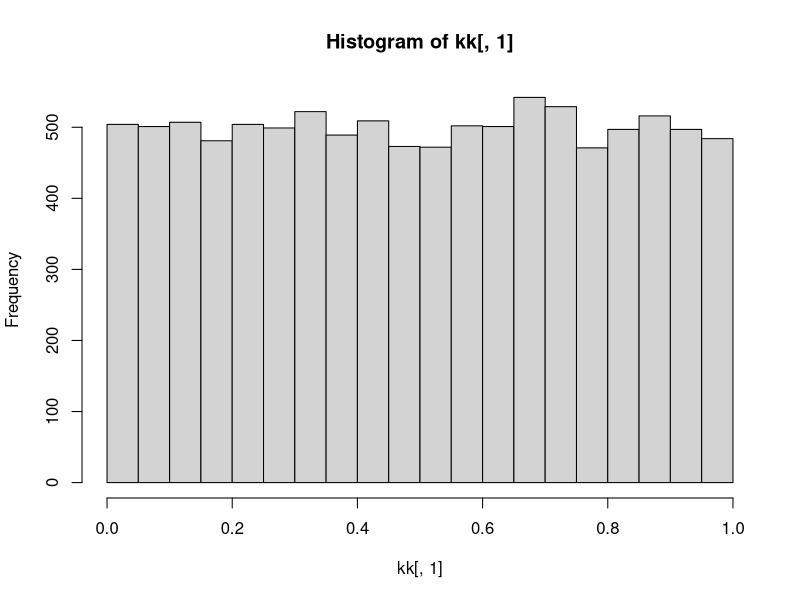

The R script that drew this image: (Note: this script raises an error after producing the figure.)

library(Matrix) 

## simulation 1
law <- function(alpha, N=1, omni.i=NA, omni.j=NA, omega=NULL){
  muu <- c(1,1,1,1,1,1,-0.001,-0.001,-0.001)
  a<-NULL
  b<-NULL
  out.a <- NULL
  out.b <-NULL
  out.c <- NULL
  out.d <- NULL
  out.e <- NULL
  out.f <- NULL
  out.g <- NULL
  out.h <-NULL
  out.i <- NULL
  MM <- NULL
  MMb <- NULL
  muuu<- NULL
  big<- NULL
  MI<-NULL
  MIS<-NULL
  
  S <- nrow(alpha)
  k<-length(muu)
  
  if(is.na(omni.i)) {
    out <- matrix(NA, nrow=N, ncol=2)
    
    colnames(out) <- c("DomEig", "Im")
    
    for(n in 1:N) out[n,] <- {
      muuuu<-function(muu){
        muuu<-muu
        muuu[1:6]<-1
        return(muuu)
      }
      mu<-muuuu(muu)
      
      runn<- function (alpha) {
        al <- kk[n,1] * alpha 
        diag(al[1:6,1:6]) <- -1
        diag(al[7:9,7:9]) <- -0.1
        return(as.matrix(al))
      }
      alp<-runn(alpha)
      
      
      linearequations<-function(alp,mu){
        a <- rbind(c(alp[1,1], alp[1,2], alp[1,3], alp[1,4], alp[1,5], alp[1,6], alp[1,7], alp[1,8], alp[1,9]), 
                   c(alp[2,1], alp[2,2], alp[2,3], alp[2,4], alp[2,5], alp[2,6], alp[2,7], alp[2,8], alp[2,9]),
                   c(alp[3,1], alp[3,2], alp[3,3], alp[3,4], alp[3,5], alp[3,6], alp[3,7], alp[3,8], alp[3,9]),
                   c(alp[4,1], alp[4,2], alp[4,3], alp[4,4], alp[4,5], alp[4,6], alp[4,7], alp[4,8], alp[4,9]),
                   c(alp[5,1], alp[5,2], alp[5,3], alp[5,4], alp[5,5], alp[5,6], alp[5,7], alp[5,8], alp[5,9]),
                   c(alp[6,1], alp[6,2], alp[6,3], alp[6,4], alp[6,5], alp[6,6], alp[6,7], alp[6,8], alp[6,9]),
                   c(alp[7,1], alp[7,2], alp[7,3], alp[7,4], alp[7,5], alp[7,6], alp[7,7], alp[7,8], alp[7,9]),
                   c(alp[8,1], alp[8,2], alp[8,3], alp[8,4], alp[8,5], alp[8,6], alp[8,7], alp[8,8], alp[8,9]),
                   c(alp[9,1], alp[9,2], alp[9,3], alp[9,4], alp[9,5], alp[9,6], alp[9,7], alp[9,8], alp[9,9]))
        b <- c(-mu[1], -mu[2], -mu[3], -mu[4], -mu[5], -mu[6], -mu[7], -mu[8], -mu[9])
        dd<-solve(a, b) 
        return(dd)}
      d<-linearequations(alp,mu)
      
      big<-d[which.min(d)]
      bi<-d[which.max(d)]
      
      jaco<- function (mu,alp,d) {
        
        out.a1 <- mu[1]+alp[1,1]*d[1]*2+alp[1,2]*d[2]+alp[1,3]*d[3]+alp[1,4]*d[4]+alp[1,5]*d[5]+alp[1,6]*d[6]+alp[1,7]*d[7]+alp[1,8]*d[8]+alp[1,9]*d[9]
        out.a2 <- alp[1,2]*d[1]
        out.a3 <- alp[1,3]*d[1]
        out.a4 <- alp[1,4]*d[1]
        out.a5 <- alp[1,5]*d[1]
        out.a6 <- alp[1,6]*d[1]
        out.a7 <- alp[1,7]*d[1]
        out.a8 <- alp[1,8]*d[1]
        out.a9 <- alp[1,9]*d[1]
        
        
        out.b1 <- alp[2,1]*d[2]
        out.b2 <- mu[2]+alp[2,1]*d[1]+alp[2,2]*d[2]*2+alp[2,3]*d[3]+alp[2,4]*d[4]+alp[2,5]*d[5]+alp[2,6]*d[6]+alp[2,7]*d[7]+alp[2,8]*d[8]+alp[2,9]*d[9]
        out.b3 <- alp[2,3]*d[2]
        out.b4 <- alp[2,4]*d[2]
        out.b5 <- alp[2,5]*d[2]
        out.b6 <- alp[2,6]*d[2]
        out.b7 <- alp[2,7]*d[2]
        out.b8 <- alp[2,8]*d[2]
        out.b9 <- alp[2,9]*d[2]
        
        
        out.c1 <- alp[3,1]*d[3]
        out.c2 <- alp[3,2]*d[3]
        out.c3 <- mu[3]+alp[3,1]*d[1]+alp[3,2]*d[2]+alp[3,3]*d[3]*2+alp[3,4]*d[4]+alp[3,5]*d[5]+alp[3,6]*d[6]+alp[3,7]*d[7]+alp[3,8]*d[8]+alp[3,9]*d[9]
        out.c4 <- alp[3,4]*d[3]
        out.c5 <- alp[3,5]*d[3]
        out.c6 <- alp[3,6]*d[3]
        out.c7 <- alp[3,7]*d[3]
        out.c8 <- alp[3,8]*d[3]
        out.c9 <- alp[3,9]*d[3]
        
        out.d1 <- alp[4,1]*d[4]
        out.d2 <- alp[4,2]*d[4]
        out.d3 <- alp[4,3]*d[4]
        out.d4 <- mu[4]+alp[4,1]*d[1]+alp[4,2]*d[2]+alp[4,3]*d[3]+alp[4,4]*d[4]*2+alp[4,5]*d[5]+alp[4,6]*d[6]+alp[4,7]*d[7]+alp[4,8]*d[8]+alp[4,9]*d[9]
        out.d5 <- alp[4,5]*d[4]
        out.d6 <- alp[4,6]*d[4]
        out.d7 <- alp[4,7]*d[4]
        out.d8 <- alp[4,8]*d[4]
        out.d9 <- alp[4,9]*d[4]
        
        
        out.e1 <- alp[5,1]*d[4]
        out.e2 <- alp[5,2]*d[5]
        out.e3 <- alp[5,3]*d[5]
        out.e4 <- alp[5,4]*d[5]
        out.e5 <- mu[5]+alp[5,1]*d[1]+alp[5,2]*d[2]+alp[5,3]*d[3]+alp[5,4]*d[4]+alp[5,5]*d[5]*2+alp[5,6]*d[6]+alp[5,7]*d[7]+alp[5,8]*d[8]+alp[5,9]*d[9]
        out.e6 <- alp[5,6]*d[5]
        out.e7 <- alp[5,7]*d[5]
        out.e8 <- alp[5,8]*d[5]
        out.e9 <- alp[5,9]*d[5]
        
        out.f1 <- alp[6,1]*d[4]
        out.f2 <- alp[6,2]*d[6]
        out.f3 <- alp[6,3]*d[6]
        out.f4 <- alp[6,4]*d[6]
        out.f5 <- alp[6,5]*d[6]
        out.f6 <- mu[6]+alp[6,1]*d[1]+alp[6,2]*d[2]+alp[6,3]*d[3]+alp[6,4]*d[4]+alp[6,5]*d[5]+alp[6,6]*d[6]*2+alp[6,7]*d[7]+alp[6,8]*d[8]+alp[6,9]*d[9]
        out.f7 <- alp[6,7]*d[6]
        out.f8 <- alp[6,8]*d[6]
        out.f9 <- alp[6,9]*d[6]
        
        
        out.g1 <- alp[7,1]*d[7]
        out.g2 <- alp[7,2]*d[7]
        out.g3 <- alp[7,3]*d[7]
        out.g4 <- alp[7,4]*d[7]
        out.g5 <- alp[7,5]*d[7]
        out.g6 <- alp[7,6]*d[7]
        out.g7 <- mu[7]+alp[7,1]*d[1]+alp[7,2]*d[2]+alp[7,3]*d[3]+alp[7,4]*d[4]+alp[7,5]*d[5]+alp[7,6]*d[6]+alp[7,7]*d[7]*2+alp[7,8]*d[8]+alp[7,9]*d[9]
        out.g8 <- alp[7,8]*d[7]
        out.g9 <- alp[7,9]*d[7]
        
        
        out.h1 <- alp[8,1]*d[8]
        out.h2 <- alp[8,2]*d[8]
        out.h3 <- alp[8,3]*d[8]
        out.h4 <- alp[8,4]*d[8]
        out.h5 <- alp[8,5]*d[8]
        out.h6 <- alp[8,6]*d[8]
        out.h7 <- alp[8,7]*d[8]
        out.h8 <- mu[8]+alp[8,1]*d[1]+alp[8,2]*d[2]+alp[8,3]*d[3]+alp[8,4]*d[4]+alp[8,5]*d[5]+alp[8,6]*d[6]+alp[8,7]*d[7]+alp[8,8]*d[8]*2+alp[8,9]*d[9]
        out.h9 <- alp[8,9]*d[8]
        
        
        
        out.i1 <- alp[9,1]*d[9]
        out.i2 <- alp[9,2]*d[9]
        out.i3 <- alp[9,3]*d[9]
        out.i4 <- alp[9,4]*d[9]
        out.i5 <- alp[9,5]*d[9]
        out.i6 <- alp[9,6]*d[9]
        out.i7 <- alp[9,7]*d[9]
        out.i8 <- alp[9,8]*d[9]
        out.i9 <- mu[9]+alp[9,1]*d[1]+alp[9,2]*d[2]+alp[9,3]*d[3]+alp[9,4]*d[4]+alp[9,5]*d[5]+alp[9,6]*d[6]+alp[9,7]*d[7]+alp[9,8]*d[8]+alp[9,9]*d[9]*2
        
        MM<-rbind(c(out.a1,out.a2, out.a3, out.a4, out.a5, out.a6, out.a7, out.a8, out.a9),
                  c(out.b1,out.b2, out.b3, out.b4, out.b5, out.b6, out.b7, out.b8, out.b9),
                  c(out.c1,out.c2, out.c3, out.c4, out.c5, out.c6, out.c7, out.c8, out.c9),
                  c(out.d1,out.d2, out.d3, out.d4, out.d5, out.d6, out.d7, out.d8, out.d9),
                  c(out.e1,out.e2, out.e3, out.e4, out.e5, out.e6, out.e7, out.e8, out.e9),
                  c(out.f1,out.f2, out.f3, out.f4, out.f5, out.f6, out.f7, out.f8, out.f9),
                  c(out.g1,out.g2, out.g3, out.g4, out.g5, out.g6, out.g7, out.g8, out.g9),
                  c(out.h1,out.h2, out.h3, out.h4, out.h5, out.h6, out.h7, out.h8, out.h9),
                  c(out.i1,out.i2, out.i3, out.i4, out.i5, out.i6, out.i7, out.i8, out.i9))
        return(as.matrix(MM))
      }
      
      MMb<-jaco(mu,alp,d)
      eigs <- eigen(MMb)[["values"]]
      mx <- which.max(Re(eigs))
      deM <- Re(eigs)[mx]
      deM<-ifelse(big<0 |bi ==Inf, NA,  deM)    
      deMi <- Im(eigs)[mx]
      c(deM, deMi)
    } } else { print("exist omnivores")}
  return(as.data.frame(out))
}

kk<-read.csv("kk.csv")  
hist(kk[,1]) # check uniform distribution

zeromatirx <- matrix(0, nrow=9, ncol=9)
matrixfrom<-function (zeromatirx) {
  zeromatirx[1:6,1:6] <- -0.5
  zeromatirx[1,7] <- -0.1
  zeromatirx[2,7] <- (-0.5+0.1)
  zeromatirx[2,8] <- (-0.5+0.1)
  zeromatirx[3,8] <- -0.1
  zeromatirx[2,9] <- (-0.5+0.1)
  zeromatirx[4,9] <- (-0.1/3)
  zeromatirx[5,9] <- (-0.1/3)
  zeromatirx[6,9] <- (-0.1/3)
  zeromatirx[7,1:6] <- zeromatirx[1:6,7]*-0.2
  zeromatirx[8,1:7] <- zeromatirx[1:7,8]*-0.2
  zeromatirx[9,1:8] <- zeromatirx[1:8,9]*-0.2
  diag(zeromatirx[1:6,1:6])<- -1
  diag(zeromatirx[7:9,7:9]) <- -0.1
  return(as.matrix(zeromatirx))
}
alpha<-matrixfrom(zeromatirx)

out.E <- law(alpha, N = 10000)
summary(out.E)
RT.E <- -1/(out.E[["DomEig"]]) 
summary(RT.E)

## simulation2 
law <- function(alpha, N=1, omni.i=NA, omni.j=NA, omega=NULL){
  
  a<-NULL
  b<-NULL
  out.a <- NULL
  out.b <-NULL
  out.c <- NULL
  out.d <- NULL
  out.e <- NULL
  out.f <- NULL
  out.g <- NULL
  out.h <-NULL
  out.i <- NULL
  MM <- NULL
  MMb <- NULL
  muuu<- NULL
  
  S <- nrow(alpha)
  k<-length(muu)
  if(is.na(omni.i)) {
    out <- matrix(NA, nrow=N, ncol=2)
    colnames(out) <- c("DomEig", "Im")
    
    
     for(n in 1:N) out[n,] <- {
    
    muuuu<-function(muu){
      muuu<-muu
      muuu[1:6]<-1
      return(muuu)
    }
    mu<-muuuu(muu)
    
    runn<- function (alpha) {
      al <- kk[n,1] * alpha  
      diag(al[1:6,1:6]) <- -1
      diag(al[7:10,7:10]) <- -0.1
      
      return(as.matrix(al))
    }
    alp<-runn(alpha)
    
    linearequations<-function(alp,mu){
      a <- rbind(c(alp[1,1], alp[1,2], alp[1,3], alp[1,4], alp[1,5], alp[1,6], alp[1,7], alp[1,8], alp[1,9], alp[1,10]), 
                 c(alp[2,1], alp[2,2], alp[2,3], alp[2,4], alp[2,5], alp[2,6], alp[2,7], alp[2,8], alp[2,9], alp[2,10]),
                 c(alp[3,1], alp[3,2], alp[3,3], alp[3,4], alp[3,5], alp[3,6], alp[3,7], alp[3,8], alp[3,9], alp[3,10]),
                 c(alp[4,1], alp[4,2], alp[4,3], alp[4,4], alp[4,5], alp[4,6], alp[4,7], alp[4,8], alp[4,9], alp[4,10]),
                 c(alp[5,1], alp[5,2], alp[5,3], alp[5,4], alp[5,5], alp[5,6], alp[5,7], alp[5,8], alp[5,9], alp[5,10]),
                 c(alp[6,1], alp[6,2], alp[6,3], alp[6,4], alp[6,5], alp[6,6], alp[6,7], alp[6,8], alp[6,9], alp[6,10]),
                 c(alp[7,1], alp[7,2], alp[7,3], alp[7,4], alp[7,5], alp[7,6], alp[7,7], alp[7,8], alp[7,9], alp[7,10]),
                 c(alp[8,1], alp[8,2], alp[8,3], alp[8,4], alp[8,5], alp[8,6], alp[8,7], alp[8,8], alp[8,9], alp[8,10]),
                 c(alp[9,1], alp[9,2], alp[9,3], alp[9,4], alp[9,5], alp[9,6], alp[9,7], alp[9,8], alp[9,9], alp[9,10]),
                 c(alp[10,1], alp[10,2], alp[10,3], alp[10,4], alp[10,5], alp[10,6], alp[10,7], alp[10,8], alp[10,9], alp[10,10]))
      b <- c(-mu[1], -mu[2], -mu[3], -mu[4], -mu[5], -mu[6], -mu[7], -mu[8], -mu[9], -mu[10])
      dd<-solve(a, b) 
      return(dd)}
    d<-linearequations(alp,mu)
  
    big<-d[which.min(d)]
    bi<-d[which.max(d)]
    
    
    jaco<- function (mu,alp,d) {
      
      out.a1 <- mu[1]+alp[1,1]*d[1]*2+alp[1,2]*d[2]+alp[1,3]*d[3]+alp[1,4]*d[4]+alp[1,5]*d[5]+alp[1,6]*d[6]+alp[1,7]*d[7]+alp[1,8]*d[8]+alp[1,9]*d[9]+alp[1,10]*d[10]
      out.a2 <- alp[1,2]*d[1]
      out.a3 <- alp[1,3]*d[1]
      out.a4 <- alp[1,4]*d[1]
      out.a5 <- alp[1,5]*d[1]
      out.a6 <- alp[1,6]*d[1]
      out.a7 <- alp[1,7]*d[1]
      out.a8 <- alp[1,8]*d[1]
      out.a9 <- alp[1,9]*d[1]
      out.a10 <- alp[1,10]*d[1]
      
      
      out.b1 <- alp[2,1]*d[2]
      out.b2 <- mu[2]+alp[2,1]*d[1]+alp[2,2]*d[2]*2+alp[2,3]*d[3]+alp[2,4]*d[4]+alp[2,5]*d[5]+alp[2,6]*d[6]+alp[2,7]*d[7]+alp[2,8]*d[8]+alp[2,9]*d[9]+alp[2,10]*d[10]
      out.b3 <- alp[2,3]*d[2]
      out.b4 <- alp[2,4]*d[2]
      out.b5 <- alp[2,5]*d[2]
      out.b6 <- alp[2,6]*d[2]
      out.b7 <- alp[2,7]*d[2]
      out.b8 <- alp[2,8]*d[2]
      out.b9 <- alp[2,9]*d[2]
      out.b10 <- alp[2,10]*d[2]
      
      
      out.c1 <- alp[3,1]*d[3]
      out.c2 <- alp[3,2]*d[3]
      out.c3 <- mu[3]+alp[3,1]*d[1]+alp[3,2]*d[2]+alp[3,3]*d[3]*2+alp[3,4]*d[4]+alp[3,5]*d[5]+alp[3,6]*d[6]+alp[3,7]*d[7]+alp[3,8]*d[8]+alp[3,9]*d[9]+alp[3,10]*d[10]
      out.c4 <- alp[3,4]*d[3]
      out.c5 <- alp[3,5]*d[3]
      out.c6 <- alp[3,6]*d[3]
      out.c7 <- alp[3,7]*d[3]
      out.c8 <- alp[3,8]*d[3]
      out.c9 <- alp[3,9]*d[3]
      out.c10 <- alp[3,10]*d[3]
      
      
      out.d1 <- alp[4,1]*d[4]
      out.d2 <- alp[4,2]*d[4]
      out.d3 <- alp[4,3]*d[4]
      out.d4 <- mu[4]+alp[4,1]*d[1]+alp[4,2]*d[2]+alp[4,3]*d[3]+alp[4,4]*d[4]*2+alp[4,5]*d[5]+alp[4,6]*d[6]+alp[4,7]*d[7]+alp[4,8]*d[8]+alp[4,9]*d[9]+alp[4,10]*d[10]
      out.d5 <- alp[4,5]*d[4]
      out.d6 <- alp[4,6]*d[4]
      out.d7 <- alp[4,7]*d[4]
      out.d8 <- alp[4,8]*d[4]
      out.d9 <- alp[4,9]*d[4]
      out.d10 <- alp[4,10]*d[4]
      
      
      out.e1 <- alp[5,1]*d[4]
      out.e2 <- alp[5,2]*d[5]
      out.e3 <- alp[5,3]*d[5]
      out.e4 <- alp[5,4]*d[5]
      out.e5 <- mu[5]+alp[5,1]*d[1]+alp[5,2]*d[2]+alp[5,3]*d[3]+alp[5,4]*d[4]+alp[5,5]*d[5]*2+alp[5,6]*d[6]+alp[5,7]*d[7]+alp[5,8]*d[8]+alp[5,9]*d[9]+alp[5,10]*d[10]
      out.e6 <- alp[5,6]*d[5]
      out.e7 <- alp[5,7]*d[5]
      out.e8 <- alp[5,8]*d[5]
      out.e9 <- alp[5,9]*d[5]
      out.e10 <- alp[5,10]*d[5]
      
      out.f1 <- alp[6,1]*d[4]
      out.f2 <- alp[6,2]*d[6]
      out.f3 <- alp[6,3]*d[6]
      out.f4 <- alp[6,4]*d[6]
      out.f5 <- alp[6,5]*d[6]
      out.f6 <- mu[6]+alp[6,1]*d[1]+alp[6,2]*d[2]+alp[6,3]*d[3]+alp[6,4]*d[4]+alp[6,5]*d[5]+alp[6,6]*d[6]*2+alp[6,7]*d[7]+alp[6,8]*d[8]+alp[6,9]*d[9]+alp[6,10]*d[10]
      out.f7 <- alp[6,7]*d[6]
      out.f8 <- alp[6,8]*d[6]
      out.f9 <- alp[6,9]*d[6]
      out.f10 <- alp[6,10]*d[6]
      
      
      out.g1 <- alp[7,1]*d[7]
      out.g2 <- alp[7,2]*d[7]
      out.g3 <- alp[7,3]*d[7]
      out.g4 <- alp[7,4]*d[7]
      out.g5 <- alp[7,5]*d[7]
      out.g6 <- alp[7,6]*d[7]
      out.g7 <- mu[7]+alp[7,1]*d[1]+alp[7,2]*d[2]+alp[7,3]*d[3]+alp[7,4]*d[4]+alp[7,5]*d[5]+alp[7,6]*d[6]+alp[7,7]*d[7]*2+alp[7,8]*d[8]+alp[7,9]*d[9]+alp[7,10]*d[10]
      out.g8 <- alp[7,8]*d[7]
      out.g9 <- alp[7,9]*d[7]
      out.g10 <- alp[7,10]*d[7]
      
      
      out.h1 <- alp[8,1]*d[8]
      out.h2 <- alp[8,2]*d[8]
      out.h3 <- alp[8,3]*d[8]
      out.h4 <- alp[8,4]*d[8]
      out.h5 <- alp[8,5]*d[8]
      out.h6 <- alp[8,6]*d[8]
      out.h7 <- alp[8,7]*d[8]
      out.h8 <- mu[8]+alp[8,1]*d[1]+alp[8,2]*d[2]+alp[8,3]*d[3]+alp[8,4]*d[4]+alp[8,5]*d[5]+alp[8,6]*d[6]+alp[8,7]*d[7]+alp[8,8]*d[8]*2+alp[8,9]*d[9]+alp[8,10]*d[10]
      out.h9 <- alp[8,9]*d[8]
      out.h10 <- alp[8,10]*d[8]
      
      
      out.i1 <- alp[9,1]*d[9]
      out.i2 <- alp[9,2]*d[9]
      out.i3 <- alp[9,3]*d[9]
      out.i4 <- alp[9,4]*d[9]
      out.i5 <- alp[9,5]*d[9]
      out.i6 <- alp[9,6]*d[9]
      out.i7 <- alp[9,7]*d[9]
      out.i8 <- alp[9,8]*d[9]
      out.i9 <- mu[9]+alp[9,1]*d[1]+alp[9,2]*d[2]+alp[9,3]*d[3]+alp[9,4]*d[4]+alp[9,5]*d[5]+alp[9,6]*d[6]+alp[9,7]*d[7]+alp[9,8]*d[8]+alp[9,9]*d[9]*2+alp[9,10]*d[10]
      out.i10 <- alp[9,10]*d[9]
      
      out.j1 <- alp[10,1]*d[10]
      out.j2 <- alp[10,2]*d[10]
      out.j3 <- alp[10,3]*d[10]
      out.j4 <- alp[10,4]*d[10]
      out.j5 <- alp[10,5]*d[10]
      out.j6 <- alp[10,6]*d[10]
      out.j7 <- alp[10,7]*d[10]
      out.j8 <- alp[10,8]*d[10]
      out.j9 <- alp[10,9]*d[10]
      out.j10 <- mu[10]+alp[10,1]*d[1]+alp[10,2]*d[2]+alp[10,3]*d[3]+alp[10,4]*d[4]+alp[10,5]*d[5]+alp[10,6]*d[6]+alp[10,7]*d[7]+alp[10,8]*d[8]+alp[10,9]*d[9]+alp[10,10]*d[10]*2
      
      MM<-rbind(c(out.a1,out.a2, out.a3, out.a4, out.a5, out.a6, out.a7, out.a8, out.a9, out.a10),
                c(out.b1,out.b2, out.b3, out.b4, out.b5, out.b6, out.b7, out.b8, out.b9, out.b10),
                c(out.c1,out.c2, out.c3, out.c4, out.c5, out.c6, out.c7, out.c8, out.c9, out.c10),
                c(out.d1,out.d2, out.d3, out.d4, out.d5, out.d6, out.d7, out.d8, out.d9, out.d10),
                c(out.e1,out.e2, out.e3, out.e4, out.e5, out.e6, out.e7, out.e8, out.e9, out.e10),
                c(out.f1,out.f2, out.f3, out.f4, out.f5, out.f6, out.f7, out.f8, out.f9, out.f10),
                c(out.g1,out.g2, out.g3, out.g4, out.g5, out.g6, out.g7, out.g8, out.g9, out.g10),
                c(out.h1,out.h2, out.h3, out.h4, out.h5, out.h6, out.h7, out.h8, out.h9, out.h10),
                c(out.i1,out.i2, out.i3, out.i4, out.i5, out.i6, out.i7, out.i8, out.i9, out.i10),
                c(out.j1,out.j2, out.j3, out.j4, out.j5, out.j6, out.j7, out.j8, out.j9, out.j10))
      return(as.matrix(MM))
    }
    
    MMb<-jaco(mu,alp,d)
    eigs <- eigen(MMb)[["values"]]
    mx <- which.max(Re(eigs))
    deM <- Re(eigs)[mx]
    
    deM<-ifelse(big<0 |bi ==Inf, NA,  deM) 
    
    deMi <- Im(eigs)[mx]
    c(deM, deMi)
  } } else { print("exist omnivores")}
return(as.data.frame(out))
}


out.E <- law(alpha, N = 10000)
summary(out.E)
RT.E<- -1/(out.E[["DomEig"]]) 
summary(RT.E)


